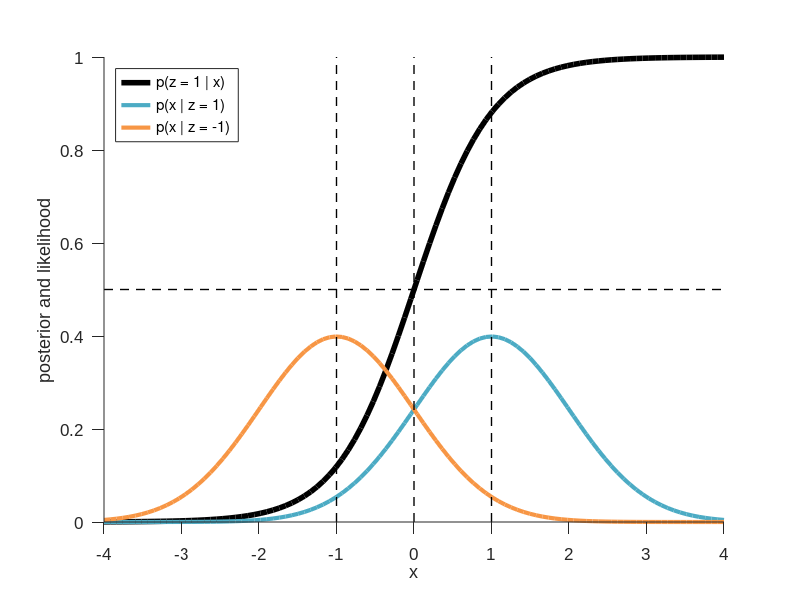

Source code (MATLAB):
function single_obs(sig2)
%% plot belief after single observation
%
% The function assumes the likelihood function,
% p(x | z) = N(x | z, sig2)
% where z is in {-1, 1}. Given a single observed x, it plots the posterior
% p(z = 1 | x)
% and additionally the likelihood functions associated with either
% hypothesis about z.
%
% sig2 specifies the task difficulty (small/large sig2 = easy/hard task).
% If not given, it defaults to 1.

%% settings
% task difficulty. small/large sig2 = easy/hard task
if nargin < 1, sig2 = 1^2; end
% plot colors for z=1 / z=-1
z1col = [0.3 0.67 0.77];
zm1col = [0.97 0.59 0.27];


%% compute posterior and likelihoods
xs = linspace(-4, 4, 100);
% p(z=1 | g)
pz1gx = 1 ./ (1 + exp(-2 * xs / sig2));
% p(x | z=1)
pxgz1 = exp(- (xs - 1).^2 / (2 * sig2)) / sqrt(2 * pi * sig2);
% p(x | z=-1)
pxgzm1 = exp(- (xs + 1).^2 / (2 * sig2)) / sqrt(2 * pi * sig2);


%% plot posterior belief and likelihood densities
figure('Color', 'white');  hold on;
xlim([min(xs) max(xs)]);  ylim([0 1]);
% posterior probability
plot(xs, pz1gx, 'k', 'LineWidth', 4);
% rescale likelihoods if they exceed 1
lh_scale = 1 / max(1, max(pxgz1));
plot(xs, lh_scale * pxgz1, 'LineWidth', 3, 'Color', z1col);
plot(xs, lh_scale * pxgzm1, 'LineWidth', 3, 'Color', zm1col);
% guides
plot(xlim, [0.5 0.5], 'k--', 'LineWidth', 1);
plot([0 0], ylim, 'k--', 'LineWidth', 1);
plot([-1 -1], ylim, 'k--', 'LineWidth', 1);
plot([1 1], ylim, 'k--', 'LineWidth', 1);
% labels and legends
xlabel('x');
ylabel('posterior and likelihood');
legend('p(z = 1 | x)', 'p(x | z = 1)', 'p(x | z = -1)',...
       'Location','NorthWest');
set(gca,'Layer','top','Box','off','PlotBoxAspectRatio',[4/3,1,1],...
        'FontName','Arial','FontSize',12,...
        'TickDir','out','TickLength',[1 1]*0.02,'XTick',-4:1:4);
